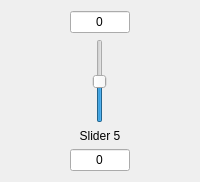
        <widget class="QWidget" name="wgt_sld_5" native="true">
         <property name="sizePolicy">
          <sizepolicy hsizetype="Minimum" vsizetype="Preferred">
           <horstretch>0</horstretch>
           <verstretch>0</verstretch>
          </sizepolicy>
         </property>
         <layout class="QGridLayout" name="gridLayout_6">
          <property name="sizeConstraint">
           <enum>QLayout::SetMinimumSize</enum>
          </property>
          <item row="1" column="0">
           <layout class="QVBoxLayout" name="verticalLayout_5">
            <item alignment="Qt::AlignHCenter">
             <widget class="QSlider" name="slider5">
              <property name="minimum">
               <number>-30</number>
              </property>
              <property name="maximum">
               <number>30</number>
              </property>
              <property name="singleStep">
               <number>1</number>
              </property>
              <property name="value">
               <number>0</number>
              </property>
              <property name="orientation">
               <enum>Qt::Vertical</enum>
              </property>
             </widget>
            </item>
            <item>
             <widget class="QLabel" name="label_slider5">
              <property name="sizePolicy">
               <sizepolicy hsizetype="Minimum" vsizetype="Preferred">
                <horstretch>0</horstretch>
                <verstretch>0</verstretch>
               </sizepolicy>
              </property>
              <property name="text">
               <string>Slider 5</string>
              </property>
              <property name="alignment">
               <set>Qt::AlignCenter</set>
              </property>
             </widget>
            </item>
           </layout>
          </item>
          <item row="2" column="0">
           <widget class="QLineEdit" name="lnEdit_freq_slider_5">
            <property name="sizePolicy">
             <sizepolicy hsizetype="Minimum" vsizetype="Fixed">
              <horstretch>0</horstretch>
              <verstretch>0</verstretch>
             </sizepolicy>
            </property>
            <property name="minimumSize">
             <size>
              <width>50</width>
              <height>0</height>
             </size>
            </property>
            <property name="maximumSize">
             <size>
              <width>60</width>
              <height>16777215</height>
             </size>
            </property>
            <property name="inputMask">
             <string/>
            </property>
            <property name="text">
             <string>0</string>
            </property>
            <property name="alignment">
             <set>Qt::AlignCenter</set>
            </property>
            <property name="readOnly">
             <bool>true</bool>
            </property>
           </widget>
          </item>
          <item row="0" column="0">
           <widget class="QLineEdit" name="lnEdit_gain_slider_5">
            <property name="sizePolicy">
             <sizepolicy hsizetype="Minimum" vsizetype="Fixed">
              <horstretch>0</horstretch>
              <verstretch>0</verstretch>
             </sizepolicy>
            </property>
            <property name="minimumSize">
             <size>
              <width>50</width>
              <height>0</height>
             </size>
            </property>
            <property name="maximumSize">
             <size>
              <width>60</width>
              <height>16777215</height>
             </size>
            </property>
            <property name="text">
             <string>0</string>
            </property>
            <property name="alignment">
             <set>Qt::AlignCenter</set>
            </property>
            <property name="readOnly">
             <bool>true</bool>
            </property>
           </widget>
          </item>
         </layout>
        </widget>
